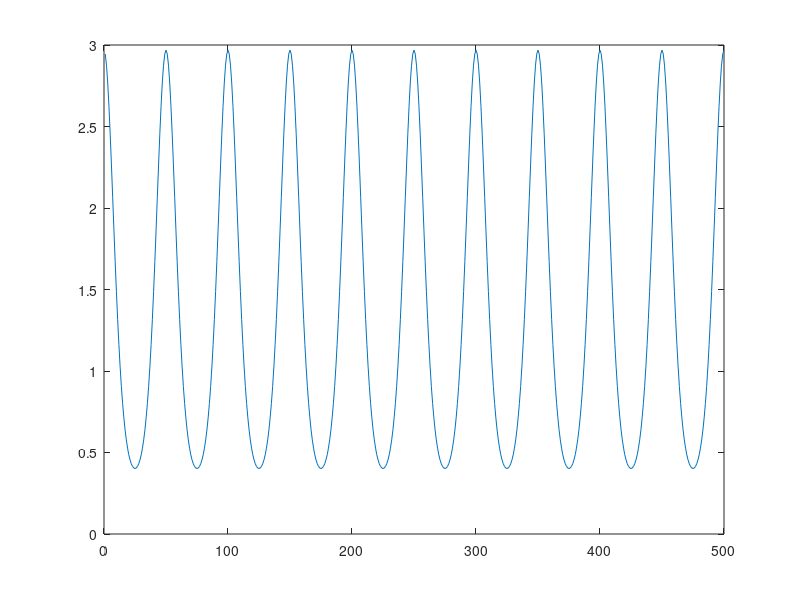

Write the MATLAB code that produced this figure. (Note: this script raises an error after producing the figure.)
rng(123)

%% generate data
T = 10;
dt = 0.02;
n = 100;

X_lam = ones(T/dt, 1);
G_nu = ones(T/dt, 1);

period = T/(2*dt);

theta_true = [[repmat(4.5, 1, round(T/(dt*2)))...
    repmat(5, 1, T/dt - round(T/(dt*2)))]',...
    4+cos((10*pi/period)*(1:T/dt))'];

lam_true = exp(X_lam.*theta_true(:, 1));
nu_true = exp(G_nu.*theta_true(:, 2));

plot(lam_true*dt)
plot(nu_true*dt)

spk_vec = zeros(n, T/dt);
theo_mean = zeros(T/dt, 1);
theo_var = zeros(T/dt, 1);

for k = 1:(T/dt)
    spk_vec(:, k) = com_rnd(lam_true(k)*dt, nu_true(k)*dt, n);
    cum_app = sum_calc(lam_true(k)*dt, nu_true(k)*dt, 1000);
    Zk = cum_app(1);
    Ak = cum_app(2);
    Bk = cum_app(3);
    
    theo_mean(k) = Ak/Zk;
    theo_var(k) = Bk/Zk - theo_mean(k)^2;
    
end

figure(1)
hold on
plot(sum(spk_vec, 1))
plot(n*theo_mean)
hold off

figure(2)
hold on
plot(var(spk_vec, 1))
plot(theo_var)
hold off

%% fit

[theta_fit,W_fit,lam_fit, nu_fit, iter] =...
    ppafilt_compoisson(spk_vec,X_lam,G_nu,theta_true(1, :)',eye(2),eye(2),1e-6*eye(2),dt);




hold on
plot(theta_true(:, 1))
plot(theta_fit(1, :))
hold off

hold on
plot(theta_true(:, 2))
plot(theta_fit(2, :))
hold off
